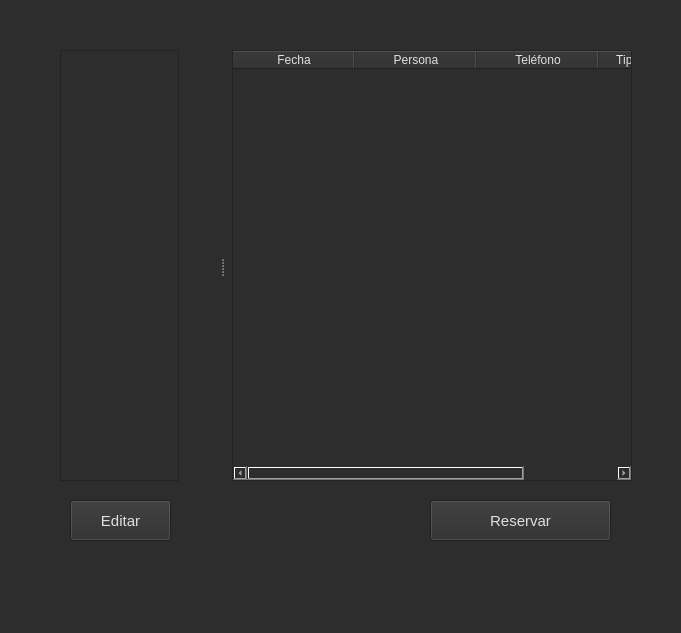
<?xml version="1.0" encoding="UTF-8"?>
<ui version="4.0">
 <class>MostrarReservas</class>
 <widget class="QMainWindow" name="MostrarReservas">
  <property name="windowModality">
   <enum>Qt::WindowModality::WindowModal</enum>
  </property>
  <property name="geometry">
   <rect>
    <x>0</x>
    <y>0</y>
    <width>681</width>
    <height>633</height>
   </rect>
  </property>
  <property name="sizePolicy">
   <sizepolicy hsizetype="MinimumExpanding" vsizetype="Fixed">
    <horstretch>0</horstretch>
    <verstretch>0</verstretch>
   </sizepolicy>
  </property>
  <property name="minimumSize">
   <size>
    <width>0</width>
    <height>0</height>
   </size>
  </property>
  <property name="maximumSize">
   <size>
    <width>5000</width>
    <height>659</height>
   </size>
  </property>
  <property name="font">
   <font>
    <pointsize>9</pointsize>
   </font>
  </property>
  <property name="windowTitle">
   <string>Mostrar Reservas</string>
  </property>
  <property name="styleSheet">
   <string notr="true">background-color: #f0f0f0;
color: #333333;
</string>
  </property>
  <widget class="QWidget" name="centralwidget">
   <property name="styleSheet">
    <string notr="true">background-color: #2D2D2D;
color: #E0E0E0;
</string>
   </property>
   <widget class="QSplitter" name="splitter">
    <property name="geometry">
     <rect>
      <x>60</x>
      <y>50</y>
      <width>572</width>
      <height>431</height>
     </rect>
    </property>
    <property name="sizePolicy">
     <sizepolicy hsizetype="Fixed" vsizetype="Fixed">
      <horstretch>0</horstretch>
      <verstretch>0</verstretch>
     </sizepolicy>
    </property>
    <property name="minimumSize">
     <size>
      <width>500</width>
      <height>200</height>
     </size>
    </property>
    <property name="maximumSize">
     <size>
      <width>16777215</width>
      <height>492</height>
     </size>
    </property>
    <property name="baseSize">
     <size>
      <width>0</width>
      <height>0</height>
     </size>
    </property>
    <property name="styleSheet">
     <string notr="true">handle {
    background-color: #444444;
    border: 1px solid #555555;
}
</string>
    </property>
    <property name="lineWidth">
     <number>0</number>
    </property>
    <property name="midLineWidth">
     <number>0</number>
    </property>
    <property name="orientation">
     <enum>Qt::Orientation::Horizontal</enum>
    </property>
    <property name="handleWidth">
     <number>21</number>
    </property>
    <widget class="QListWidget" name="asg_listaWidget">
     <property name="sizePolicy">
      <sizepolicy hsizetype="Minimum" vsizetype="Minimum">
       <horstretch>0</horstretch>
       <verstretch>0</verstretch>
      </sizepolicy>
     </property>
     <property name="minimumSize">
      <size>
       <width>100</width>
       <height>400</height>
      </size>
     </property>
     <property name="maximumSize">
      <size>
       <width>119</width>
       <height>492</height>
      </size>
     </property>
     <property name="styleSheet">
      <string notr="true">background-color: #3C3C3C;
border: 1px solid #555555;
border-radius: 5px;
color: #E0E0E0;

QListWidget::item {
    padding: 5px;
}

QListWidget::item:selected {
    background-color: #505050;
    color: #FFFFFF;
}
</string>
     </property>
    </widget>
    <widget class="QTableWidget" name="asg_tablaWidget">
     <property name="sizePolicy">
      <sizepolicy hsizetype="Minimum" vsizetype="Minimum">
       <horstretch>190</horstretch>
       <verstretch>0</verstretch>
      </sizepolicy>
     </property>
     <property name="minimumSize">
      <size>
       <width>400</width>
       <height>400</height>
      </size>
     </property>
     <property name="maximumSize">
      <size>
       <width>498</width>
       <height>492</height>
      </size>
     </property>
     <property name="font">
      <font>
       <pointsize>8</pointsize>
       <bold>false</bold>
      </font>
     </property>
     <property name="layoutDirection">
      <enum>Qt::LayoutDirection::LeftToRight</enum>
     </property>
     <property name="autoFillBackground">
      <bool>false</bool>
     </property>
     <property name="styleSheet">
      <string notr="true">background-color: #3C3C3C;
border: 1px solid #555555;
border-radius: 5px;
gridline-color: #555555;
color: #E0E0E0;

QHeaderView::section {
    background-color: #444444;
    color: #FFFFFF;
    font-weight: bold;
    border: 1px solid #666666;
}

QTableWidget::item {
    border: 1px solid #555555;
}

QTableWidget::item:selected {
    background-color: #505050;
    color: #FFFFFF;
}
</string>
     </property>
     <property name="autoScroll">
      <bool>true</bool>
     </property>
     <property name="selectionMode">
      <enum>QAbstractItemView::SelectionMode::ExtendedSelection</enum>
     </property>
     <property name="textElideMode">
      <enum>Qt::TextElideMode::ElideLeft</enum>
     </property>
     <property name="verticalScrollMode">
      <enum>QAbstractItemView::ScrollMode::ScrollPerItem</enum>
     </property>
     <property name="horizontalScrollMode">
      <enum>QAbstractItemView::ScrollMode::ScrollPerItem</enum>
     </property>
     <property name="gridStyle">
      <enum>Qt::PenStyle::SolidLine</enum>
     </property>
     <property name="rowCount">
      <number>0</number>
     </property>
     <property name="columnCount">
      <number>4</number>
     </property>
     <attribute name="horizontalHeaderMinimumSectionSize">
      <number>32</number>
     </attribute>
     <attribute name="horizontalHeaderDefaultSectionSize">
      <number>122</number>
     </attribute>
     <column>
      <property name="text">
       <string>Fecha</string>
      </property>
     </column>
     <column>
      <property name="text">
       <string>Persona</string>
      </property>
     </column>
     <column>
      <property name="text">
       <string>Teléfono</string>
      </property>
     </column>
     <column>
      <property name="text">
       <string>Tipo de Reserva</string>
      </property>
     </column>
    </widget>
   </widget>
   <widget class="QPushButton" name="asg_botonReservar">
    <property name="geometry">
     <rect>
      <x>430</x>
      <y>500</y>
      <width>181</width>
      <height>41</height>
     </rect>
    </property>
    <property name="font">
     <font>
      <pointsize>11</pointsize>
     </font>
    </property>
    <property name="toolTip">
     <string>Acceder a la pantalla de Reservas</string>
    </property>
    <property name="styleSheet">
     <string notr="true">

QPushButton:hover {
    background-color: #555555;
}

QPushButton:pressed {
    background-color: #666666;
}

</string>
    </property>
    <property name="text">
     <string>Reservar</string>
    </property>
   </widget>
   <widget class="QPushButton" name="asg_edit_reserva">
    <property name="geometry">
     <rect>
      <x>70</x>
      <y>500</y>
      <width>101</width>
      <height>41</height>
     </rect>
    </property>
    <property name="font">
     <font>
      <pointsize>11</pointsize>
     </font>
    </property>
    <property name="toolTip">
     <string>Acceder a la pantalla de Reservas para editar</string>
    </property>
    <property name="styleSheet">
     <string notr="true">QPushButton:hover {
    background-color: #555555;
}

QPushButton:pressed {
    background-color: #666666;
}</string>
    </property>
    <property name="text">
     <string>Editar</string>
    </property>
   </widget>
  </widget>
  <widget class="QMenuBar" name="menubar">
   <property name="geometry">
    <rect>
     <x>0</x>
     <y>0</y>
     <width>681</width>
     <height>33</height>
    </rect>
   </property>
  </widget>
 </widget>
 <resources/>
 <connections/>
</ui>
